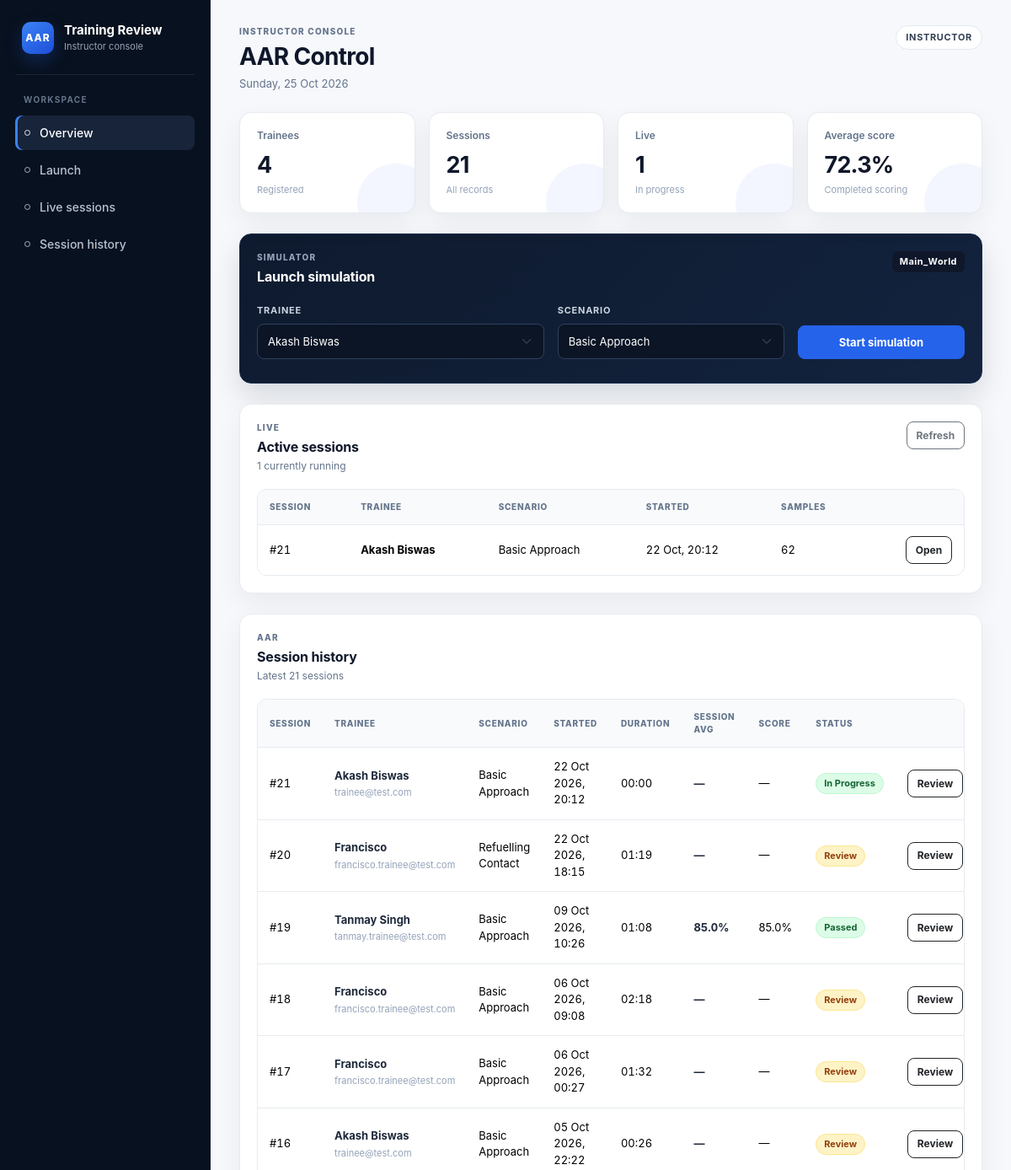
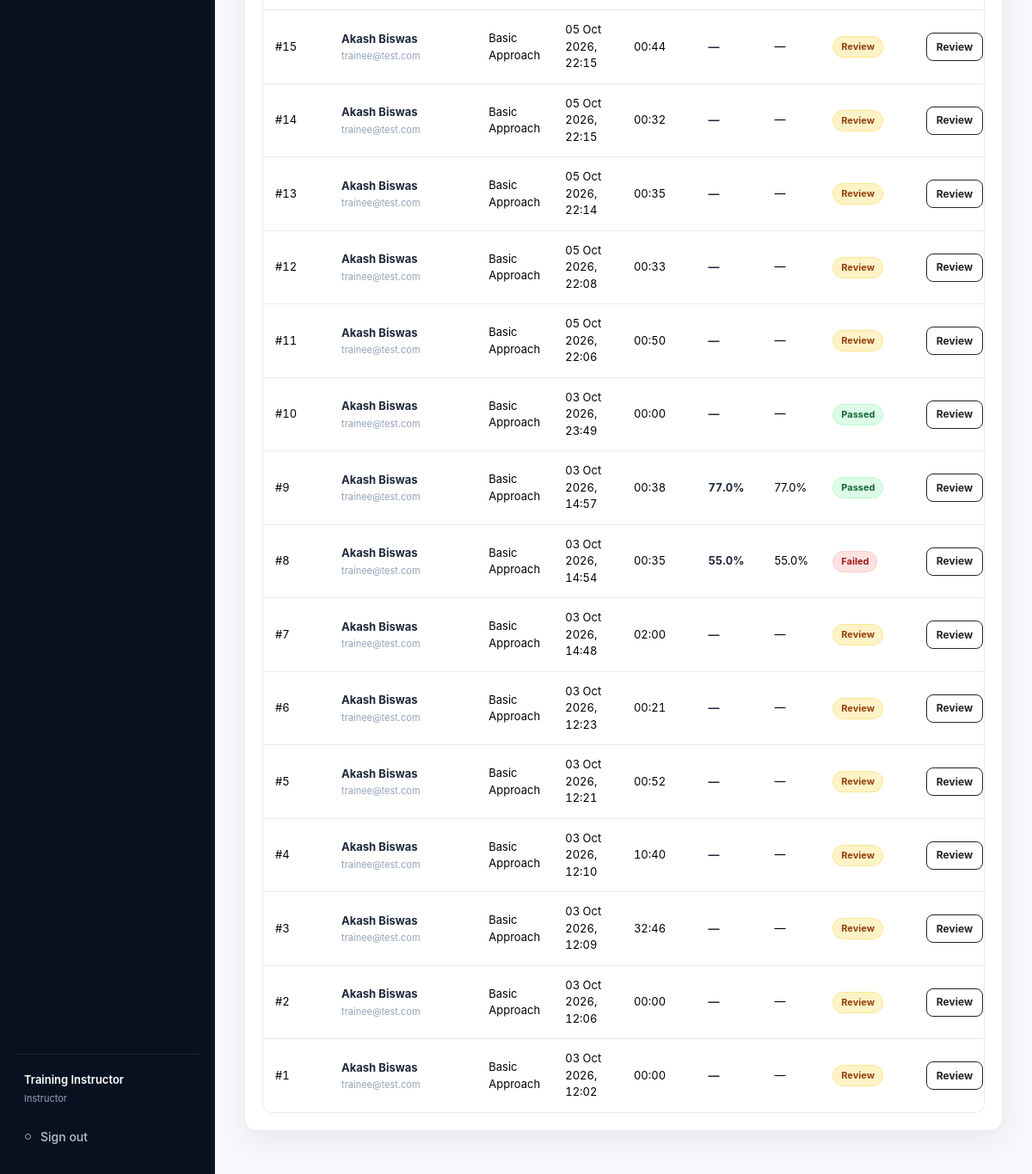
The page /admin/dashboard.php (signed in) on the database its author committed (2 pictures, top to bottom).
### tables this page shows
CREATE TABLE `training_sessions` (
  `id` int(11) NOT NULL,
  `trainee_id` int(11) NOT NULL,
  `scenario_id` int(11) NOT NULL,
  `session_date` datetime DEFAULT current_timestamp(),
  `started_at` datetime(3) DEFAULT NULL,
  `ended_at` datetime(3) DEFAULT NULL,
  `duration_seconds` int(11) DEFAULT NULL,
  `overall_score` decimal(5,2) DEFAULT NULL,
  `status` enum('Passed','Review','Failed') DEFAULT 'Passed'
);

CREATE TABLE `users` (
  `id` int(11) NOT NULL,
  `first_name` varchar(100) NOT NULL,
  `last_name` varchar(100) NOT NULL,
  `email` varchar(150) NOT NULL,
  `password` varchar(255) NOT NULL,
  `role` enum('trainee','instructor','admin') DEFAULT 'trainee',
  `created_at` timestamp NOT NULL DEFAULT current_timestamp()
);

CREATE TABLE `scenarios` (
  `id` int(11) NOT NULL,
  `course_id` int(11) NOT NULL,
  `scenario_name` varchar(150) NOT NULL,
  `description` text DEFAULT NULL,
  `difficulty` enum('Beginner','Intermediate','Advanced') DEFAULT 'Beginner'
);

### admin/dashboard.php (the view, shortened to what this page needs)
<?php
$role = strtolower(trim((string) ($_SESSION['role'] ?? 'trainee')));
require_once '../config/database.php';
$traineeCount = (int) $pdo->query("SELECT COUNT(*) FROM users WHERE LOWER(role) = 'trainee'")->fetchColumn();
$totalSessions = (int) $pdo->query('SELECT COUNT(*) FROM training_sessions')->fetchColumn();
$liveSessions = (int) $pdo->query('SELECT COUNT(*) FROM training_sessions WHERE status IS NULL')->fetchColumn();
$averageScore = $pdo->query('SELECT ROUND(AVG(overall_score), 1) FROM training_sessions WHERE overall_score IS NOT NULL')->fetchColumn();
$trainees = $pdo->query(
    "SELECT id, first_name, last_name, email
     FROM users
     WHERE LOWER(role) = 'trainee'
     ORDER BY first_name, last_name"
)->fetchAll(PDO::FETCH_ASSOC);
$scenarios = $pdo->query(
    'SELECT id, scenario_name
     FROM scenarios
     ORDER BY id'
)->fetchAll(PDO::FETCH_ASSOC);
$activeSessions = $pdo->query(
    "SELECT ts.id, ts.started_at, ts.session_date,
            u.first_name, u.last_name,
            s.scenario_name,
            (SELECT COUNT(*) FROM session_telemetry st WHERE st.session_id = ts.id) AS telemetry_rows
     FROM training_sessions ts
     JOIN users u ON u.id = ts.trainee_id
     JOIN scenarios s ON s.id = ts.scenario_id
     WHERE ts.status IS NULL
     ORDER BY ts.id DESC"
)->fetchAll(PDO::FETCH_ASSOC);
$recentSessions = $pdo->query(
    "SELECT ts.id, ts.status, ts.started_at, ts.session_date, ts.duration_seconds, ts.overall_score,
            u.first_name, u.last_name, u.email,
            s.scenario_name,
            sm.alignment_accuracy, sm.position_stability,
            sm.approach_accuracy, sm.safety_score
     FROM training_sessions ts
     JOIN users u ON u.id = ts.trainee_id
     JOIN scenarios s ON s.id = ts.scenario_id
     LEFT JOIN session_metrics sm ON sm.session_id = ts.id
     ORDER BY COALESCE(ts.started_at, ts.session_date) DESC, ts.id DESC
     LIMIT 50"
)->fetchAll(PDO::FETCH_ASSOC);
function scoreText($value): string
{
    return $value === null || $value === '' ? '—' : number_format((float) $value, 1) . '%';
}
function statusLabel($status): string
{
    return $status === null || $status === '' ? 'In Progress' : (string) $status;
}
function statusClass($status): string
{
    if ($status === null || $status === '') {
        return 'in-progress';
    }
    return strtolower(preg_replace('/[^a-zA-Z0-9_-]/', '-', (string) $status));
}
function sessionAverage(array $session): ?float
{
    $values = [];
    return isset($session['overall_score']) && $session['overall_score'] !== ''
        ? (float) $session['overall_score']
        : null;
}
?>
<!DOCTYPE html>
<html lang="en">
<head>
    <link href="https://cdn.jsdelivr.net/npm/bootstrap@5.3.3/dist/css/bootstrap.min.css" rel="stylesheet">
    <link rel="stylesheet" href="../assets/css/style.css">
</head>
<body>
<div class="app-shell">
    <aside class="sidebar">
        <div class="sidebar-inner">
            <div class="brand">
                <div class="brand-mark">AAR</div>
                <div>
                    <div class="brand-name">Training Review</div>
                    <div class="brand-subtitle">Instructor console</div>
                </div>
            </div>
            <div class="nav-group">
                <div class="nav-label">Workspace</div>
                <nav class="sidebar-nav">
                    <a class="active" href="dashboard.php"><span class="nav-icon"></span>Overview</a>
                    <a href="#launch"><span class="nav-icon"></span>Launch</a>
                    <a href="#active"><span class="nav-icon"></span>Live sessions</a>
                    <a href="#history"><span class="nav-icon"></span>Session history</a>
                </nav>
            </div>
            <div class="sidebar-footer">
                <div class="user-chip">
                    <strong><?= htmlspecialchars($_SESSION['user_name'] ?? 'Administrator'); ?></strong>
                    <span><?= htmlspecialchars(ucfirst($role)); ?></span>
                </div>
                <nav class="sidebar-nav">
                    <a href="../logout.php"><span class="nav-icon"></span>Sign out</a>
                </nav>
            </div>
        </div>
    </aside>
    <main class="main-content">
        <div class="page-wrap">
            <header class="page-header">
                <div>
                    <div class="page-kicker">Instructor console</div>
                    <h1 class="page-title">AAR Control</h1>
                    <p class="page-subtitle"><?= date('l, d M Y'); ?></p>
                </div>
                <span class="role-badge"><?= htmlspecialchars($role); ?></span>
            </header>
            <section class="row g-3 mb-4">
                <div class="col-sm-6 col-xl-3">
                    <div class="dashboard-card stat-card">
                        <div class="stat-label">Trainees</div>
                        <div class="stat-value"><?= $traineeCount; ?></div>
                        <div class="stat-foot">Registered</div>
                    </div>
                </div>
                <div class="col-sm-6 col-xl-3">
                    <div class="dashboard-card stat-card">
                        <div class="stat-label">Sessions</div>
                        <div class="stat-value"><?= $totalSessions; ?></div>
                        <div class="stat-foot">All records</div>
                    </div>
                </div>
                <div class="col-sm-6 col-xl-3">
                    <div class="dashboard-card stat-card">
                        <div class="stat-label">Live</div>
                        <div class="stat-value"><?= $liveSessions; ?></div>
                        <div class="stat-foot">In progress</div>
                    </div>
                </div>
                <div class="col-sm-6 col-xl-3">
                    <div class="dashboard-card stat-card">
                        <div class="stat-label">Average score</div>
                        <div class="stat-value"><?= scoreText($averageScore); ?></div>
                        <div class="stat-foot">Completed scoring</div>
                    </div>
                </div>
            </section>
            <section id="launch" class="dashboard-card launch-panel mb-4">
                <div class="panel-header">
                    <div>
                        <div class="eyebrow">Simulator</div>
                        <h2 class="panel-title">Launch simulation</h2>
                    </div>
                    <span class="aircraft-chip">Main_World</span>
                </div>
                <div class="row g-3 align-items-end">
                    <div class="col-lg-5">
                        <label class="form-label" for="launchTrainee">Trainee</label>
                        <select id="launchTrainee" class="form-select">
                            <?php foreach ($trainees as $trainee): ?>
                                <option value="<?= (int) $trainee['id']; ?>">
                                    <?= htmlspecialchars(trim($trainee['first_name'] . ' ' . $trainee['last_name'])); ?>
                                </option>
                            <?php endforeach; ?>
                        </select>
                    </div>
                    <div class="col-lg-4">
                        <label class="form-label" for="launchScenario">Scenario</label>
                        <select id="launchScenario" class="form-select">
                            <?php foreach ($scenarios as $scenario): ?>
                                <option value="<?= (int) $scenario['id']; ?>"><?= htmlspecialchars($scenario['scenario_name']); ?></option>
                            <?php endforeach; ?>
                        </select>
                    </div>
                    <div class="col-lg-3">
                        <button id="adminLaunchButton" class="btn btn-primary w-100" onclick="launchSimulation()" <?= !$trainees || !$scenarios ? 'disabled' : ''; ?>>
                            Start simulation
                        </button>
                    </div>
                </div>
            </section>
            <section id="active" class="dashboard-card mb-4">
                <div class="panel-header">
                    <div>
                        <div class="eyebrow">Live</div>
                        <h2 class="panel-title">Active sessions</h2>
                        <div class="panel-meta"><?= count($activeSessions); ?> currently running</div>
                    </div>
                    <button class="btn btn-outline-secondary btn-sm" onclick="window.location.reload()">Refresh</button>
                </div>
                <div class="table-wrap table-responsive">
                    <table class="table align-middle">
                        <thead>
                        <tr>
                            <th>Session</th>
                            <th>Trainee</th>
                            <th>Scenario</th>
                            <th>Started</th>
                            <th>Samples</th>
                            <th></th>
                        </tr>
                        </thead>
                        <tbody>
                        <?php foreach ($activeSessions as $session): ?>
                            <tr>
                                <td class="session-id">#<?= (int) $session['id']; ?></td>
                                <td class="person-name"><?= htmlspecialchars(trim($session['first_name'] . ' ' . $session['last_name'])); ?></td>
                                <td><?= htmlspecialchars($session['scenario_name']); ?></td>
                                <td class="mono"><?= date('d M, H:i', strtotime((string) ($session['started_at'] ?: $session['session_date']))); ?></td>
                                <td class="mono"><?= number_format((int) $session['telemetry_rows']); ?></td>
                                <td class="text-end"><a class="btn btn-sm btn-outline-dark" href="session.php?id=<?= (int) $session['id']; ?>">Open</a></td>
                            </tr>
                        <?php endforeach; ?>
                        </tbody>
                    </table>
                </div>
            </section>
            <section id="history" class="dashboard-card">
                <div class="panel-header">
                    <div>
                        <div class="eyebrow">AAR</div>
                        <h2 class="panel-title">Session history</h2>
                        <div class="panel-meta">Latest <?= min(50, count($recentSessions)); ?> sessions</div>
                    </div>
                </div>
                <div class="table-wrap table-responsive">
                    <table class="table table-hover align-middle">
                        <thead>
                        <tr>
                            <th>Session</th>
                            <th>Trainee</th>
                            <th>Scenario</th>
                            <th>Started</th>
                            <th>Duration</th>
                            <th>Session avg</th>
                            <th>Score</th>
                            <th>Status</th>
                            <th></th>
                        </tr>
                        </thead>
                        <tbody>
                        <?php foreach ($recentSessions as $session): ?>
                            <?php
                            $status = statusLabel($session['status']);
                            $avg = sessionAverage($session);
                            ?>
                            <tr>
                                <td class="session-id">#<?= (int) $session['id']; ?></td>
                                <td>
                                    <div class="person-name"><?= htmlspecialchars(trim($session['first_name'] . ' ' . $session['last_name'])); ?></div>
                                    <div class="person-meta"><?= htmlspecialchars($session['email']); ?></div>
                                </td>
                                <td><?= htmlspecialchars($session['scenario_name']); ?></td>
                                <td class="mono"><?= date('d M Y, H:i', strtotime((string) ($session['started_at'] ?: $session['session_date']))); ?></td>
                                <td class="mono"><?= gmdate('i:s', max(0, (int) $session['duration_seconds'])); ?></td>
                                <td><span class="score-value"><?= scoreText($avg); ?></span></td>
                                <td><?= scoreText($session['overall_score']); ?></td>
                                <td><span class="status-pill status-<?= htmlspecialchars(statusClass($session['status'])); ?>"><?= htmlspecialchars($status); ?></span></td>
                                <td class="text-end"><a class="btn btn-sm btn-outline-dark" href="session.php?id=<?= (int) $session['id']; ?>">Review</a></td>
                            </tr>
                        <?php endforeach; ?>
                        </tbody>
                    </table>
                </div>
            </section>
        </div>
    </main>
</div>
</body>
</html>

### rows shown on the page
training_sessions: id "21", trainee.last_name "Akash Biswas", scenario.scenario_name "Basic Approach", started_at "22 Oct, 20:12", telemetry_rows "62", trainee.email "trainee@test.com", started_at "22 Oct 2026, 20:12", duration_seconds "00:00", avg "—", overall_score "—"
training_sessions: id "20", trainee.first_name "Francisco", trainee.email "francisco.trainee@test.com", scenario.scenario_name "Refuelling Contact", started_at "22 Oct 2026, 18:15", duration_seconds "01:19", avg "—", overall_score "—", status "Review"
training_sessions: id "19", trainee.last_name "Tanmay Singh", trainee.email "tanmay.trainee@test.com", scenario.scenario_name "Basic Approach", started_at "09 Oct 2026, 10:26", duration_seconds "01:08", overall_score "85.0%", status "Passed"
training_sessions: id "18", trainee.first_name "Francisco", trainee.email "francisco.trainee@test.com", scenario.scenario_name "Basic Approach", started_at "06 Oct 2026, 09:08", duration_seconds "02:18", avg "—", overall_score "—", status "Review"
training_sessions: id "17", trainee.first_name "Francisco", trainee.email "francisco.trainee@test.com", scenario.scenario_name "Basic Approach", started_at "06 Oct 2026, 00:27", duration_seconds "01:32", avg "—", overall_score "—", status "Review"
training_sessions: id "16", trainee.last_name "Akash Biswas", trainee.email "trainee@test.com", scenario.scenario_name "Basic Approach", started_at "05 Oct 2026, 22:22", duration_seconds "00:26", avg "—", overall_score "—", status "Review"
training_sessions: id "15", trainee.last_name "Akash Biswas", trainee.email "trainee@test.com", scenario.scenario_name "Basic Approach", started_at "05 Oct 2026, 22:15", duration_seconds "00:44", avg "—", overall_score "—", status "Review"
training_sessions: id "14", trainee.last_name "Akash Biswas", trainee.email "trainee@test.com", scenario.scenario_name "Basic Approach", started_at "05 Oct 2026, 22:15", duration_seconds "00:32", avg "—", overall_score "—", status "Review"
training_sessions: id "13", trainee.last_name "Akash Biswas", trainee.email "trainee@test.com", scenario.scenario_name "Basic Approach", started_at "05 Oct 2026, 22:14", duration_seconds "00:35", avg "—", overall_score "—", status "Review"
training_sessions: id "12", trainee.last_name "Akash Biswas", trainee.email "trainee@test.com", scenario.scenario_name "Basic Approach", started_at "05 Oct 2026, 22:08", duration_seconds "00:33", avg "—", overall_score "—", status "Review"
training_sessions: id "11", trainee.last_name "Akash Biswas", trainee.email "trainee@test.com", scenario.scenario_name "Basic Approach", started_at "05 Oct 2026, 22:06", duration_seconds "00:50", avg "—", overall_score "—", status "Review"
training_sessions: id "10", trainee.last_name "Akash Biswas", trainee.email "trainee@test.com", scenario.scenario_name "Basic Approach", started_at "03 Oct 2026, 23:49", duration_seconds "00:00", avg "—", overall_score "—", status "Passed"
training_sessions: id "9", trainee.last_name "Akash Biswas", trainee.email "trainee@test.com", scenario.scenario_name "Basic Approach", started_at "03 Oct 2026, 14:57", duration_seconds "00:38", overall_score "77.0%", status "Passed"
training_sessions: id "8", trainee.last_name "Akash Biswas", trainee.email "trainee@test.com", scenario.scenario_name "Basic Approach", started_at "03 Oct 2026, 14:54", duration_seconds "00:35", overall_score "55.0%", status "Failed"
training_sessions: id "7", trainee.last_name "Akash Biswas", trainee.email "trainee@test.com", scenario.scenario_name "Basic Approach", started_at "03 Oct 2026, 14:48", duration_seconds "02:00", avg "—", overall_score "—", status "Review"
training_sessions: id "6", trainee.last_name "Akash Biswas", trainee.email "trainee@test.com", scenario.scenario_name "Basic Approach", started_at "03 Oct 2026, 12:23", duration_seconds "00:21", avg "—", overall_score "—", status "Review"
training_sessions: id "5", trainee.last_name "Akash Biswas", trainee.email "trainee@test.com", scenario.scenario_name "Basic Approach", started_at "03 Oct 2026, 12:21", duration_seconds "00:52", avg "—", overall_score "—", status "Review"
training_sessions: id "4", trainee.last_name "Akash Biswas", trainee.email "trainee@test.com", scenario.scenario_name "Basic Approach", started_at "03 Oct 2026, 12:10", duration_seconds "10:40", avg "—", overall_score "—", status "Review"
training_sessions: id "3", trainee.last_name "Akash Biswas", trainee.email "trainee@test.com", scenario.scenario_name "Basic Approach", started_at "03 Oct 2026, 12:09", duration_seconds "32:46", avg "—", overall_score "—", status "Review"
training_sessions: id "2", trainee.last_name "Akash Biswas", trainee.email "trainee@test.com", scenario.scenario_name "Basic Approach", started_at "03 Oct 2026, 12:06", duration_seconds "00:00", avg "—", overall_score "—", status "Review"
training_sessions: id "1", trainee.last_name "Akash Biswas", trainee.email "trainee@test.com", scenario.scenario_name "Basic Approach", started_at "03 Oct 2026, 12:02", duration_seconds "00:00", avg "—", overall_score "—", status "Review"

### other values the page prints
$_SESSION['user_name'] "Training Instructor"
$role "Instructor"
$role "INSTRUCTOR"
$traineeCount "4"
$totalSessions "21"
$liveSessions "1"
scoreText($averageScore) "72.3%"
count($activeSessions) "1"
min(50, count($recentSessions)) "21"
form field value "Akash Biswas"
form field value "Basic Approach"
